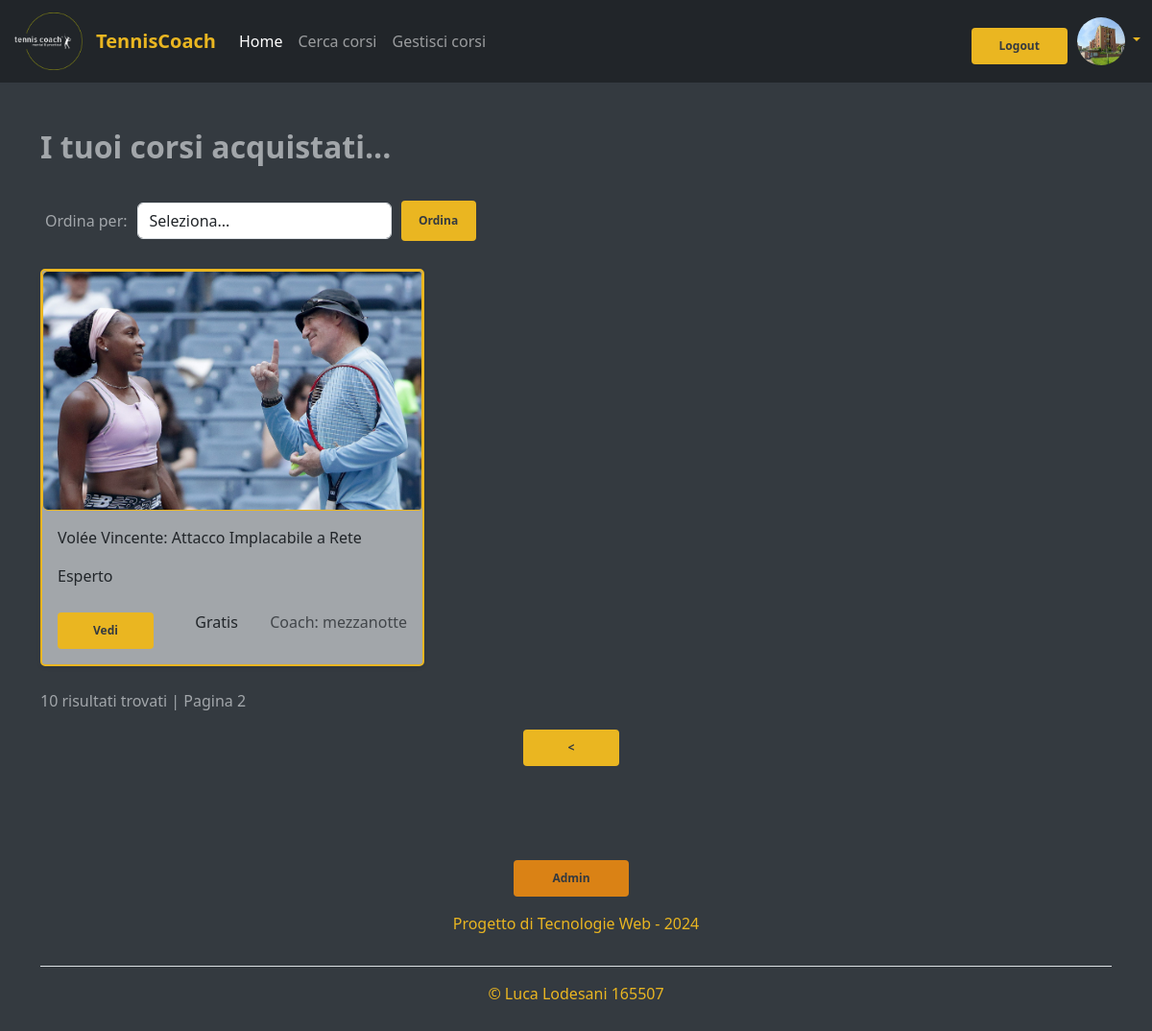
The app's page /profile/purchased_courses/?&page=2 (signed in) with its own data.
### users/models.py (models this page shows, shortened)
class Profile(models.Model):
    user = models.OneToOneField(User, on_delete=models.CASCADE)
    name = models.CharField(max_length=20, null=True)
    surname = models.CharField(max_length=20, null=True)
    email = models.EmailField(null = True)
    picture = models.ImageField(
        upload_to='static/users_pics',
        default='/static/images/unknown_user.jpg',
        blank=True
    )
    purchases = models.ManyToManyField(to = "essential.Course", through="essential.Purchase", blank=True, related_name="profile_purchases")
    class Meta:
        verbose_name_plural = "Utenti"

### essential/models.py (models this page shows)
class Course(models.Model):
    user = models.ForeignKey(User,on_delete=models.CASCADE)
    title = models.CharField(max_length=50)
    description = models.CharField(max_length=1000)
    picture = models.ImageField(
        upload_to='static/courses_pics/',
        default='/static/images/unknown_course1.jpg',
        blank=True
    )
    category = models.CharField(max_length=20)
    price = models.DecimalField(max_digits=4, decimal_places=2)
    date = models.DateTimeField(auto_now_add=True)
    def isFree(self):
        return not(bool(self.price))
    def getTitle(self):
        return self.title[:45]+"..." if len(self.title)>50 else self.title
    class Meta:
        verbose_name_plural = "Corsi"

### users/views.py (the view)
# urls.py: path('purchased_courses/', YourCoursesListView.as_view(), name='dashboard'),
class YourCoursesListView(LoginRequiredMixin, ListView):
    model = Profile
    template_name = "dashboard.html"
    paginate_by = 9
    def get_queryset(self):
        queryset =  self.request.user.profile.purchases.all()
        order_by = self.request.GET.get('order_by', 'title')
        if order_by:
           queryset = queryset.order_by(order_by)
        return queryset

### users/templates/dashboard.html (shortened to what this page needs)
{% extends 'base.html' %}
{% load static %}
{% block content %}
<div class="album py-5 ">
    <div class="container">
        <h2 class="n_text"><strong> I tuoi corsi acquistati... </strong></h2>
        <br>
        <div class="d-flex align-items-center mb-4">
            <p class="mr-2 n_text" style="margin: 5px;">Ordina per:</p>
            <form method="get" class="form-inline d-flex align-items-center flex-nowrap">
                <select name="order_by" class="form-control mr-2" style="margin: 5px;">
                    <option value="">Seleziona...</option>
                </select>
                <button type="submit" class="btn btn-search btn-primary" style="margin: 5px;">Ordina</button>
            </form>
        </div>
        <div class="row row-cols-1 row-cols-sm-2 row-cols-md-3 g-3">
            {% if object_list %}
            {% for c in object_list %}
            <div class="col">
                {% include "course_card.html" %}
            </div>
            {% endfor %}
            {% else %}
            <p class = "n_text"> Nessun corso acquistato </p>
            {%endif%}
        </div>
        <br>
        <div class="n_text"> {{ page_obj.paginator.count }} risultati trovati | Pagina {{page_obj.number}} </div>
        <ul class="pagination mt-2 mb-0 justify-content-center n_text">
            <li class="page-item">
                {% if page_obj.has_previous %}
                    <a class='btn' href="?&page={{ page_obj.previous_page_number }}"><</a>
                {% endif %}
            </li>
        </ul>
    </div>
</div>
{% endblock %}

### templates/base.html (shortened to what this page needs)
<!DOCTYPE html>
<html lang="en">
<head>
  <link href="https://cdn.jsdelivr.net/npm/bootstrap@5.3.3/dist/css/bootstrap.min.css" rel="stylesheet">
  <link rel="stylesheet" href="https://cdnjs.cloudflare.com/ajax/libs/toastr.js/latest/toastr.min.css">
  {% load static%}
  <link rel="stylesheet" type="text/css"  href= "{% static 'css/style.css' %}">
  {% load crispy_forms_tags %}
</head>
<body class="body">
  <nav class="navbar navbar-expand-lg bg-dark navbar-dark">
  {% block navbar %}
    <div class="container-fluid">
    <a class="navbar-brand d-flex align-items-center" href="{% url 'essential:home' %}">
      <img src="{% static '/images/logo.png' %}" alt="Logo" width="80" height="60" class="me-2">
      TennisCoach
    </a>
    <div class="collapse navbar-collapse" >
      <ul class="navbar-nav me-auto mb-2 mb-lg-0">
        <li class="nav-item">
          <a class="nav-link active" aria-current="page" href="{% url 'essential:home' %}">Home</a>
        </li>
        <li class="nav-item">
          <a class="nav-link" href="{% url 'essential:listacorsi' %}">Cerca corsi</a>
        </li>
        {% if "Coach" in user.groups.all.0.name %}
          <li class="nav-item">
          <a class="nav-link" href="">Gestisci corsi</a>
        </li>
        {% endif %}
      </ul>
      {% if user.is_authenticated %}
        <form id="logout-form" method="post" action="{% url 'logout' %}" >
          <button type="submit" class="btn">Logout</button>
        </form>
        <div class="dropdown text-end">
          <a href="#" class="d-block link-dark text-decoration-none dropdown-toggle" id="dropdownUser1" data-bs-toggle="dropdown" aria-expanded="false">
            <img src="/media{{ user.profile.picture.url }}" width="50" height="50" class="rounded-circle">
          </a>
        </div>
      {% else %}
      <form class="d-flex" role="search">
        <a class="btn" href="{% url 'register' %}"><span>Sign Up</span></a>
        <a class="btn" href="{% url 'login' %}"><span>Log In</span></a>
         </form>
      {% endif %}
    </div>
  </div>
  {% endblock %}
</nav>
{% block content %}
{% endblock  %}
   <div class="container">
    <footer class="py-3 my-4">
      <div class="row justify-content-center mb-3">
        <div class="col-auto">
          <a class="btn btn-admin" href="/admin/"><span>Admin</span></a>
        </div>
      </div>
      <ul class="nav justify-content-center border-bottom pb-3 mb-3">
        <p class="text-center custom-footer">Progetto di Tecnologie Web - 2024</p>
      </ul>
      <p class="text-center custom-footer">© Luca Lodesani 165507</p>
    </footer>
  </div>
  </body>
  </html>

### essential/templates/course_card.html
{%load static%}
<div class="card shadow-sm card-custom" data-toggle="tooltip" data-placement="top" title="{{c.description}}">
    <img src="{% static c.picture%}" class="img-fluid rounded-start img-course">
    <div class="card-body">
        <p class="card-text">{{c.getTitle}}</p>
        <p class="card-text">{{c.category}}</p>
        <div class="d-flex justify-content-between align-items-center">
        <div class="btn-group">
            <a type="button" class="btn btn-sm btn-outline-secondary" href = "{% url 'essential:corso' c.pk %}">Vedi</a>
        </div>
        {% if c.isFree %}
            <h6 class="card-text">Gratis</h6>
        {% else %}
            <h6 class="card-text">{{c.price}}€</h6>
        {% endif %}
        <h6 class="text-muted">Coach: {{c.user}}</h6>
        </div>
    </div>
</div>

### media/static/css/style.css (style rules this page uses)
.btn { display: inline-block; border-radius: 4px; background-color: #eab621; border: none; color: #343a40; text-align: center; font-size: 12px; padding: 10px; width: 100px; transition: all 0.5s; cursor: pointer; margin-right: 10px; margin-top: 10px; padding-bottom: 10px; font-weight: bold; }
.btn span { cursor: pointer; display: inline-block; position: relative; transition: 0.5s; }
.btn span:after { content: '\00bb'; position: absolute; opacity: 0; top: 0; right: -10px; transition: 0.5s; }
.btn-admin { background-color: #e08414f8; width: 120px; }
.navbar-dark .navbar-brand { color: #eab621; font-weight: bold; }
.body { background-color: #343a40; }
.n_text { color: #a2a6aa }
.card { background-color: #a2a6aa; border: 2px solid #eab621; border-radius: 5px; }
.card-custom { width: 400px; overflow: hidden; }
.img-course { width: 100%; height: 250px; object-fit: cover; border-radius: 4px; border: 1px solid #eab621; }
.btn-search { padding: 12px; border-radius: 4px; margin-top: 0px; }
.custom-footer { color: #eab621; }
.dropdown-toggle::after { border-top-color: #eab621; }

### records on screen
Course: getTitle "Volée Vincente: Attacco Implacabile a Rete", category "Esperto", price "Gratis", user "mezzanotte"

### other values on screen
{{ page_obj.paginator.count }} "10"
{{ page_obj.number }} "2"
